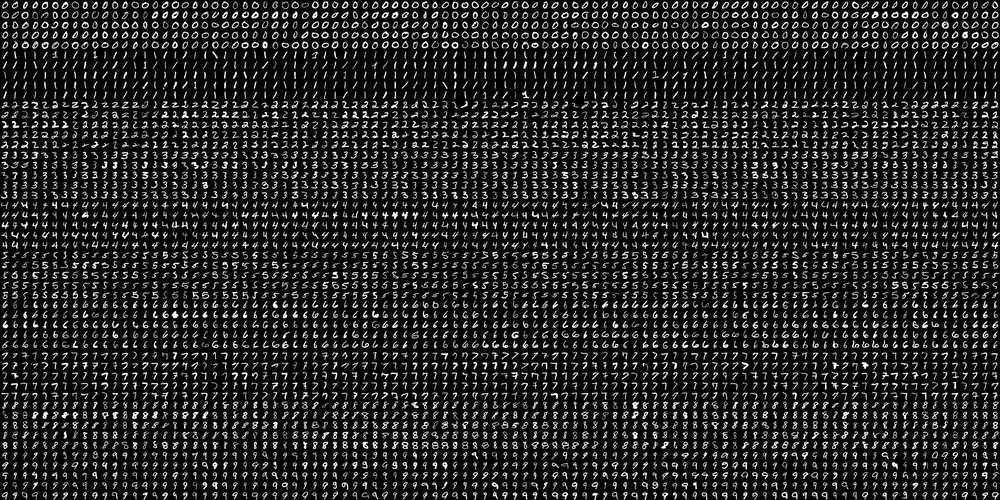
#> input picture code/ML/digits.png, 1000 x 500 px, shrunk from 2000 x 1000 before the run
$ python thresholding_otsu_calvard.py --image ML/digits.png   (Python 2 division)   (older library calls are emulated)
#> lines starting #> are read from the running program, lines starting #| are printed output that depends on the picture
import numpy as np
import argparse
import cv2
import mahotas

ap=argparse.ArgumentParser()
ap.add_argument("-i","--image",help="Path To Image")

args=vars(ap.parse_args())

img=cv2.imread(args["image"])
#> img is the input picture: shape (500, 1000, 3); min 0, max 255, mean 36.1
cv2.imshow("original",img)

gray=cv2.cvtColor(img,cv2.COLOR_BGR2GRAY)

gaussianBlur=cv2.GaussianBlur(gray,(5,5),0)
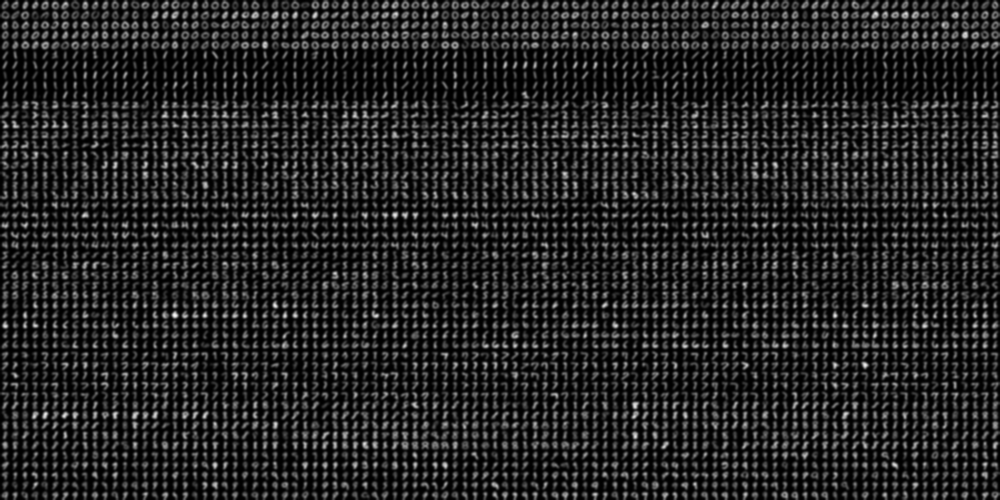
#> gaussianBlur: shape (500, 1000); min 0, max 244, mean 36.1
cv2.imshow("blurred grayscale",gaussianBlur)
cv2.waitKey(0)

T=mahotas.thresholding.otsu(gray)
#> T = 84
print "otsu's threshold value %d" % (T)
#| otsu's threshold value 84

thresh=gray.copy()
thresh[thresh>T]=255
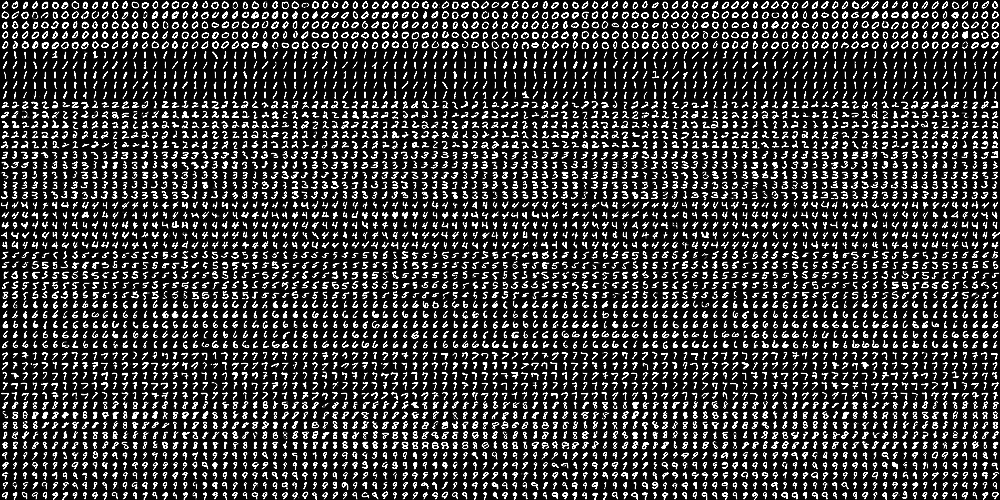
#> thresh: shape (500, 1000); min 0, max 255, mean 53.4
thresh[thresh<T]=0

thresh=cv2.bitwise_not(thresh)
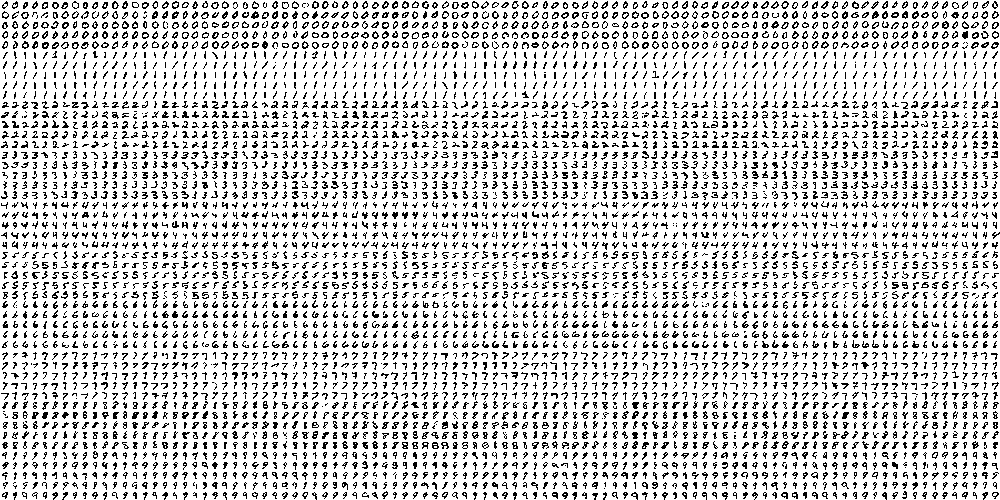
#> thresh: shape (500, 1000); min 0, max 255, mean 207.1
cv2.imshow("otsu's thresh",thresh)
cv2.waitKey(0)

#> (the run stopped early here; a loop or call above may not have finished)
